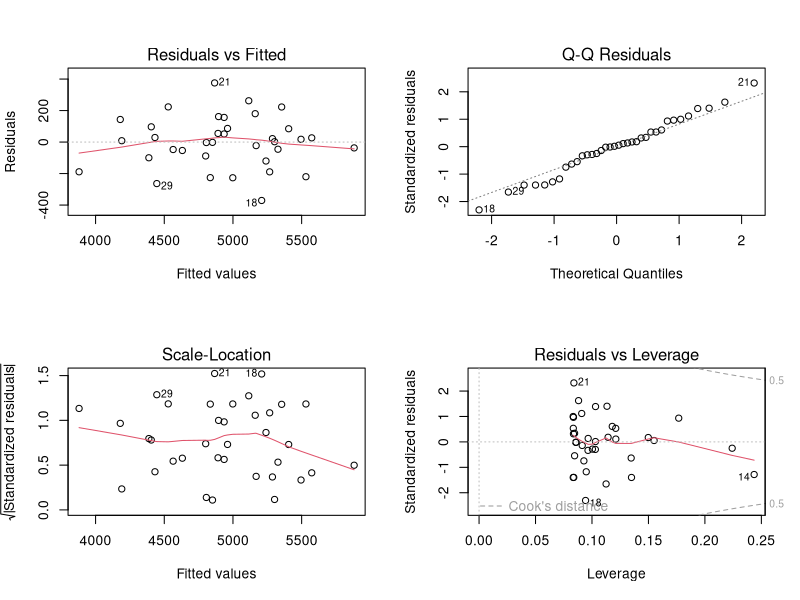
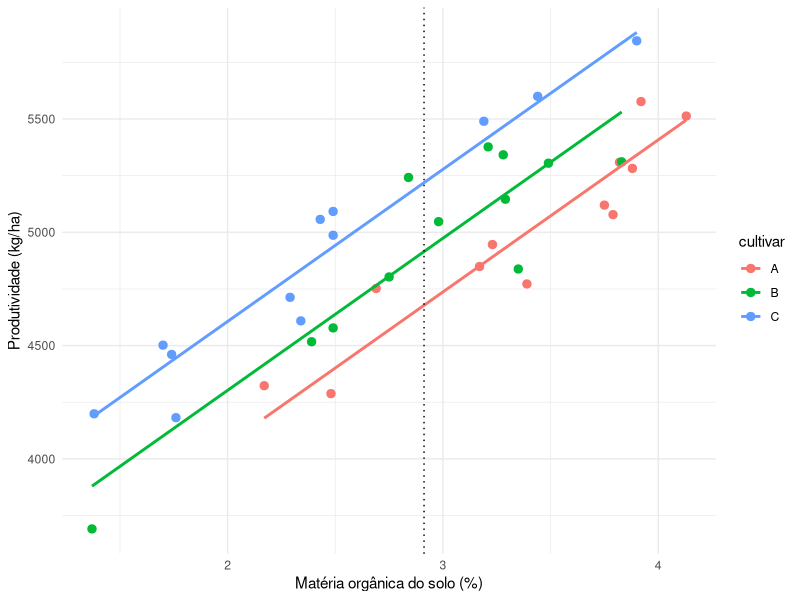

Write the R code that produced these figures, in order.
# ANCOVA: exemplo completo ----
# Pacotes: stats (base), car (tipo II/III), emmeans (médias ajustadas)
# install.packages(c("car", "emmeans"))

# 1. Dados fictícios: produtividade (kg/ha) de três cultivares de milho em 36 parcelas
#    e o teor de matéria orgânica do solo (%) medido ANTES da semeadura.
mo <- c(3.82,2.17,3.92,3.88,2.48,3.17,4.13,3.79,3.75,3.39,3.23,2.69,
        3.29,1.37,3.83,3.21,3.28,3.35,2.98,2.49,2.84,2.39,3.49,2.75,
        2.49,3.90,1.74,2.29,1.76,3.19,1.38,2.34,2.43,3.44,1.70,2.49)
prod <- c(5309,4323,5577,5282,4288,4849,5513,5078,5120,4772,4946,4752,
          5146,3691,5311,5377,5342,4838,5047,4578,5242,4517,5305,4803,
          5092,5845,4461,4713,4182,5490,4199,4609,5057,5600,4502,4987)
dados <- data.frame(cultivar = factor(rep(c("A", "B", "C"), each = 12)),
                    mo = mo, produtividade = prod)
aggregate(cbind(produtividade, mo) ~ cultivar, data = dados, FUN = mean)
cor(dados$mo, dados$produtividade)

# 2. O que a ANOVA sem covariável responderia
summary(aov(produtividade ~ cultivar, data = dados))
# e o alerta: a covariável NÃO está equilibrada entre as cultivares
summary(aov(mo ~ cultivar, data = dados))

# 3. Pressuposto central: as retas são paralelas?
modelo_int <- lm(produtividade ~ mo * cultivar, data = dados)
anova(modelo_int)                       # olhe a linha mo:cultivar
# equivalente: anova(lm(produtividade ~ mo + cultivar, data = dados), modelo_int)
coef(modelo_int)                        # inclinação de cada cultivar

# 4. O modelo de ANCOVA: retas paralelas
modelo <- lm(produtividade ~ mo + cultivar, data = dados)
summary(modelo)
library(car)
Anova(modelo, type = "II")              # efeito do cultivar AJUSTADO pela covariável
anova(modelo)                           # sequencial: covariável primeiro

# 5. Médias ajustadas (médias marginais estimadas)
library(emmeans)
ma <- emmeans(modelo, ~cultivar)        # avaliadas na média da covariável
ma
pairs(ma, adjust = "tukey")
confint(pairs(ma, adjust = "tukey"))
# comparação com as médias observadas:
aggregate(produtividade ~ cultivar, data = dados, FUN = mean)

# 6. Pressupostos restantes
par(mfrow = c(2, 2)); plot(modelo); par(mfrow = c(1, 1))
shapiro.test(residuals(modelo))
leveneTest(residuals(modelo) ~ dados$cultivar, center = median)
# sobreposição das faixas da covariável entre os grupos:
tapply(dados$mo, dados$cultivar, range)

# 7. Gráficos
library(ggplot2)
ggplot(dados, aes(mo, produtividade, colour = cultivar)) +
  geom_point(size = 2.5) +
  geom_line(aes(y = fitted(modelo)), linewidth = 1) +
  geom_vline(xintercept = mean(dados$mo), linetype = "dotted") +
  labs(x = "Matéria orgânica do solo (%)", y = "Produtividade (kg/ha)") +
  theme_minimal()

# 8. Quando o paralelismo FALHA: o caso de mtcars
data(mtcars)
mt <- transform(mtcars, am = factor(am, labels = c("automatica", "manual")))
t.test(mpg ~ am, data = mt)                       # diferença bruta: 7,24 mpg
anova(lm(mpg ~ wt * am, data = mt))               # a interação wt:am É significativa
# nesse caso NÃO se reporta uma diferença ajustada única; descreva-a em função do peso:
library(emmeans)
mi <- lm(mpg ~ wt * am, data = mt)
emmeans(mi, ~am | wt, at = list(wt = c(1.6, 2.0, 2.4, 2.8, 3.2, 3.6))) |> pairs()
# ou procure a faixa em que a diferença é significativa (Johnson-Neyman):
# emmeans::emtrends(mi, ~am, var = "wt")
# interactions::johnson_neyman(mi, pred = am, modx = wt)
